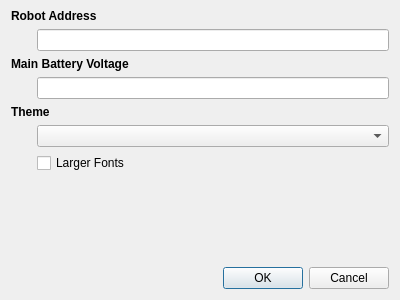
<?xml version="1.0" encoding="UTF-8"?>
<ui version="4.0">
 <class>SettingsDialog</class>
 <widget class="QDialog" name="SettingsDialog">
  <property name="geometry">
   <rect>
    <x>0</x>
    <y>0</y>
    <width>400</width>
    <height>300</height>
   </rect>
  </property>
  <property name="windowTitle">
   <string>Settings</string>
  </property>
  <property name="styleSheet">
   <string notr="true"/>
  </property>
  <layout class="QGridLayout" name="gridLayout">
   <property name="topMargin">
    <number>9</number>
   </property>
   <item row="1" column="0">
    <widget class="QWidget" name="widget" native="true">
     <property name="minimumSize">
      <size>
       <width>20</width>
       <height>0</height>
      </size>
     </property>
    </widget>
   </item>
   <item row="1" column="1">
    <widget class="QLineEdit" name="txt_robot_address"/>
   </item>
   <item row="2" column="0" colspan="2">
    <widget class="QLabel" name="label_2">
     <property name="font">
      <font>
       <bold>true</bold>
      </font>
     </property>
     <property name="text">
      <string>Main Battery Voltage</string>
     </property>
    </widget>
   </item>
   <item row="8" column="1">
    <widget class="QDialogButtonBox" name="buttonBox">
     <property name="styleSheet">
      <string notr="true">QPushButton{
	min-width: 70px;
}</string>
     </property>
     <property name="orientation">
      <enum>Qt::Horizontal</enum>
     </property>
     <property name="standardButtons">
      <set>QDialogButtonBox::Cancel|QDialogButtonBox::Ok</set>
     </property>
    </widget>
   </item>
   <item row="7" column="1">
    <spacer name="vspacer">
     <property name="orientation">
      <enum>Qt::Vertical</enum>
     </property>
     <property name="sizeHint" stdset="0">
      <size>
       <width>20</width>
       <height>40</height>
      </size>
     </property>
    </spacer>
   </item>
   <item row="5" column="1">
    <widget class="QComboBox" name="combox_themes"/>
   </item>
   <item row="4" column="0" colspan="2">
    <widget class="QLabel" name="label_3">
     <property name="font">
      <font>
       <bold>true</bold>
      </font>
     </property>
     <property name="text">
      <string>Theme</string>
     </property>
    </widget>
   </item>
   <item row="0" column="0" colspan="2">
    <widget class="QLabel" name="label">
     <property name="font">
      <font>
       <bold>true</bold>
      </font>
     </property>
     <property name="text">
      <string>Robot Address</string>
     </property>
    </widget>
   </item>
   <item row="3" column="1">
    <widget class="QLineEdit" name="txt_bat_voltage"/>
   </item>
   <item row="6" column="1">
    <widget class="QCheckBox" name="chbox_larger_font">
     <property name="text">
      <string>Larger Fonts</string>
     </property>
    </widget>
   </item>
  </layout>
 </widget>
 <resources/>
 <connections>
  <connection>
   <sender>buttonBox</sender>
   <signal>accepted()</signal>
   <receiver>SettingsDialog</receiver>
   <slot>accept()</slot>
   <hints>
    <hint type="sourcelabel">
     <x>248</x>
     <y>254</y>
    </hint>
    <hint type="destinationlabel">
     <x>157</x>
     <y>274</y>
    </hint>
   </hints>
  </connection>
  <connection>
   <sender>buttonBox</sender>
   <signal>rejected()</signal>
   <receiver>SettingsDialog</receiver>
   <slot>reject()</slot>
   <hints>
    <hint type="sourcelabel">
     <x>316</x>
     <y>260</y>
    </hint>
    <hint type="destinationlabel">
     <x>286</x>
     <y>274</y>
    </hint>
   </hints>
  </connection>
 </connections>
</ui>
